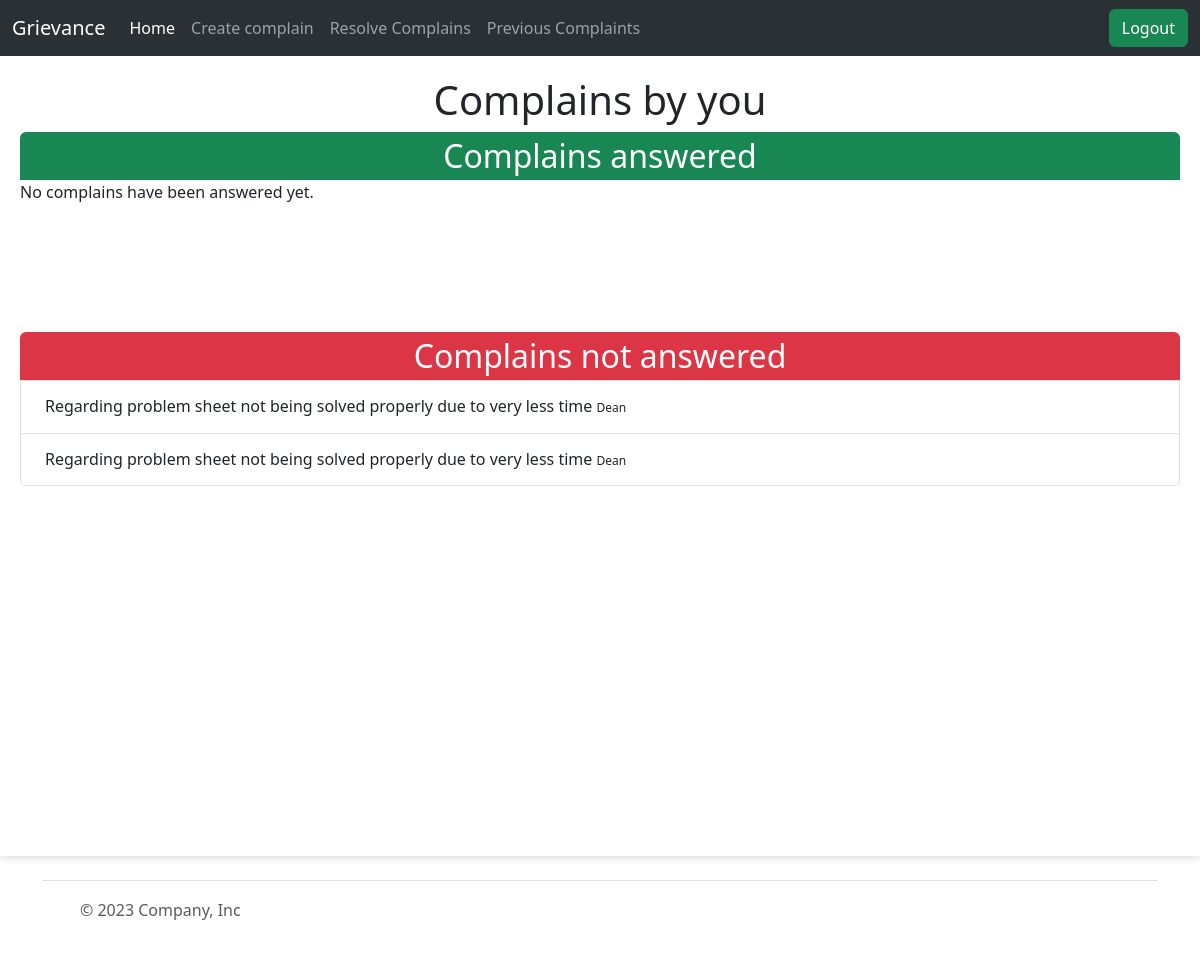
Before: / (signed in) with the older database file.
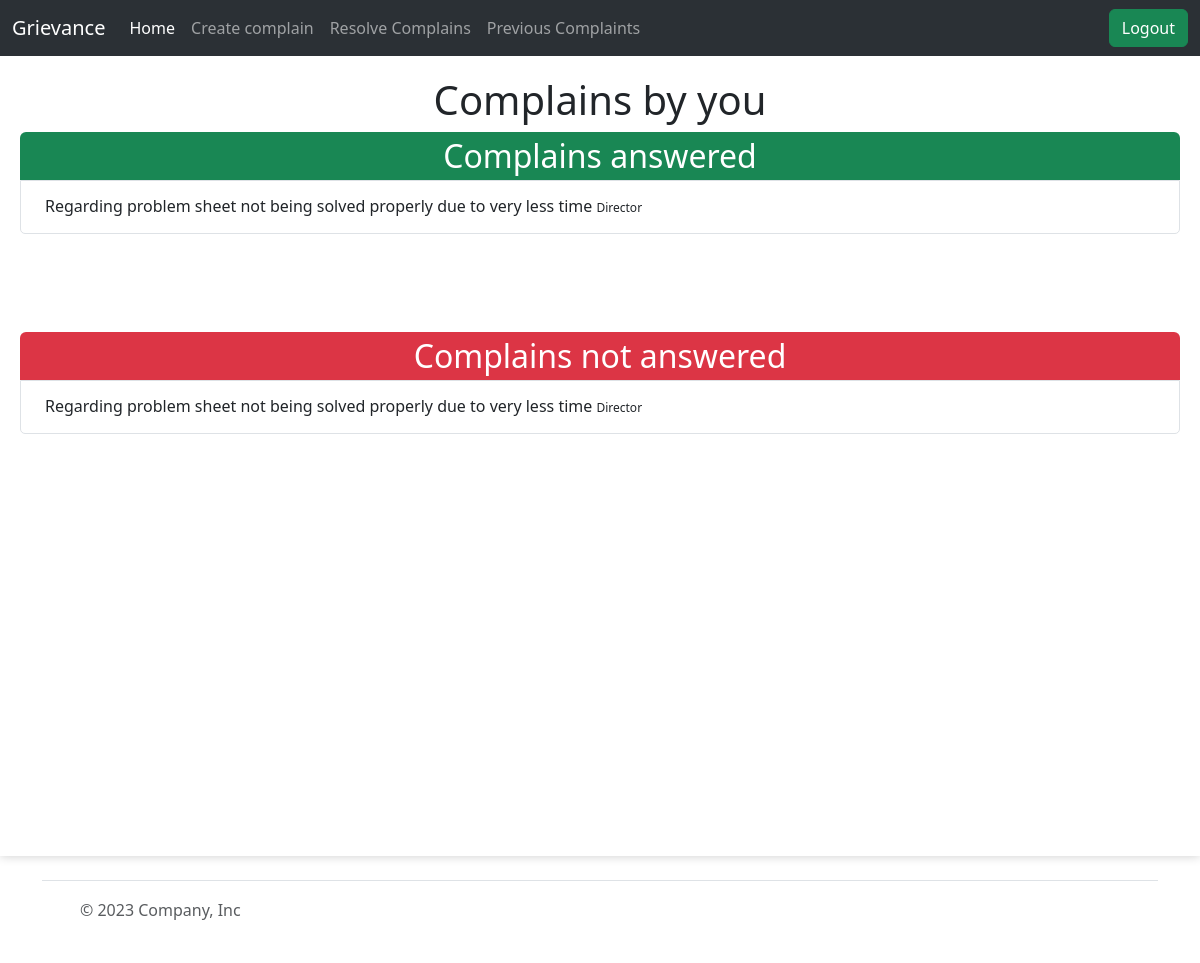
After: the same page with the newer database file.
### complainapp/models.py (models this page shows, shortened)
class Complain(models.Model):
    id = models.AutoField
    heading = models.CharField(max_length=300)
    description = models.TextField()
    registered_by = models.ForeignKey(Profile, on_delete=models.CASCADE)
    registered_to = models.ForeignKey('Designation', on_delete=models.CASCADE)
    registered_date = models.DateField(default=now, db_index=True)
    response_date = models.DateField(default=datetime.utcnow() + timedelta(days=1))
    completed = models.BooleanField(default=False)
    likes = models.ManyToManyField(User,related_name="postlike", blank=True)

class Designation(models.Model):
    id = models.AutoField
    name = models.CharField(max_length=100)
    description = models.CharField(max_length=500)
    parent = models.ForeignKey('self', blank=True, default=" ", null=True, on_delete=models.CASCADE)
    designation_holder = models.ForeignKey(Profile, on_delete=models.CASCADE, related_name='designation_holder')
    def __str__(self):
        return self.name

### complainapp/views.py (the view)
# urls.py: path('', views.index, name='index'),
def index(request):
    check_escalation()
    if (request.user.is_authenticated):
        profile = Profile.objects.get(user=request.user)
        answered_complains = Complain.objects.filter(registered_by=profile, completed=True)
        unanswered_complains = Complain.objects.filter(registered_by=profile, completed=False)
        return render(request, 'complainapp/index.html', {'answered_complains': answered_complains, 'unanswered_complains': unanswered_complains})
    else:
        signupform = SignupForm()
        loginform = LoginForm()
        return render(request, "complainapp/authentication.html", {'signupform': signupform, 'loginform': loginform})

### complainapp/views.py (called while the page is built)
def check_escalation():
    current_date = timezone.now().date()
    complaints = Complain.objects.filter(
        completed=False,
        response_date__lte=current_date,
        registered_to__parent__isnull=False
    )
    for complaint in complaints:
        parent_designation = complaint.registered_to.parent
        complaint.registered_to = parent_designation
        complaint.description = f"{complaint.description}\n--escalated due to timeout by the {parent_designation.name} at {timezone.now().date()}"
        complaint.response_date = timezone.now().date() + timezone.timedelta(days=2)
        complaint.save()

### templates/complainapp/index.html (shortened to what this page needs)
{% extends 'complainapp/basic.html' %}
{% load static %}
{% block style %}
<link rel="stylesheet" href="{% static '/css/complainapp/index.css' %}">
{% endblock style %}
{% block body %}
{% if user.is_authenticated %}
<div class="content-enclosure">
    <h1 style="text-align:center;">Complains by you </h1>
    <div class="complains1" style="min-height:200px">
        <h2 class="bg-success text-white rounded-top" style="text-align:center; margin:0;padding:5px;">Complains
            answered</h2>
        <div class="list-group complain-list" style="border-radius:0px 0px 5px 5px">
            {% for complain in answered_complains %}
            <a href="#" class="list-group-item list-group-item-action complain-class" aria-current="true">
                <h6 class="complain-subject m-2">{{ complain.heading }}
                    <small style="font-size: 12px">{{complain.registered_to}}</small>
                </h6>
            </a>
            {% empty %}
            <p>No complains have been answered yet.</p>
            {% endfor %}
        </div>
    </div>
    <div class="complains2" style="min-height:200px">
        <h2 class="bg-danger text-white rounded-top" style="text-align:center; margin:0;padding:5px;">Complains not
            answered</h2>
        <div class="list-group complain-list" style="border-radius:0px 0px 5px 5px">
            {% for complain in unanswered_complains %}
            <a href="#" class="list-group-item list-group-item-action complain-class" aria-current="true">
                <h6 class="complain-subject m-2">{{ complain.heading }}
                    <small style="font-size: 12px">{{complain.registered_to}}</small>
                </h6>
            </a>
            {% empty %}
            <p>All complains have been answered.</p>
            {% endfor %}
        </div>
    </div>
</div>
{% endif %}
{% endblock body %}

Changed rows visible on the page:
changed Complain (number 1 of 2 on the later page): moves from the list under "Complains not answered" to the list under "Complains answered"
changed Complain (number 2 of 2 on the later page): registered_to "Dean" → "Director"
Other visible differences:
text no longer shown: "No complains have been answered yet."
